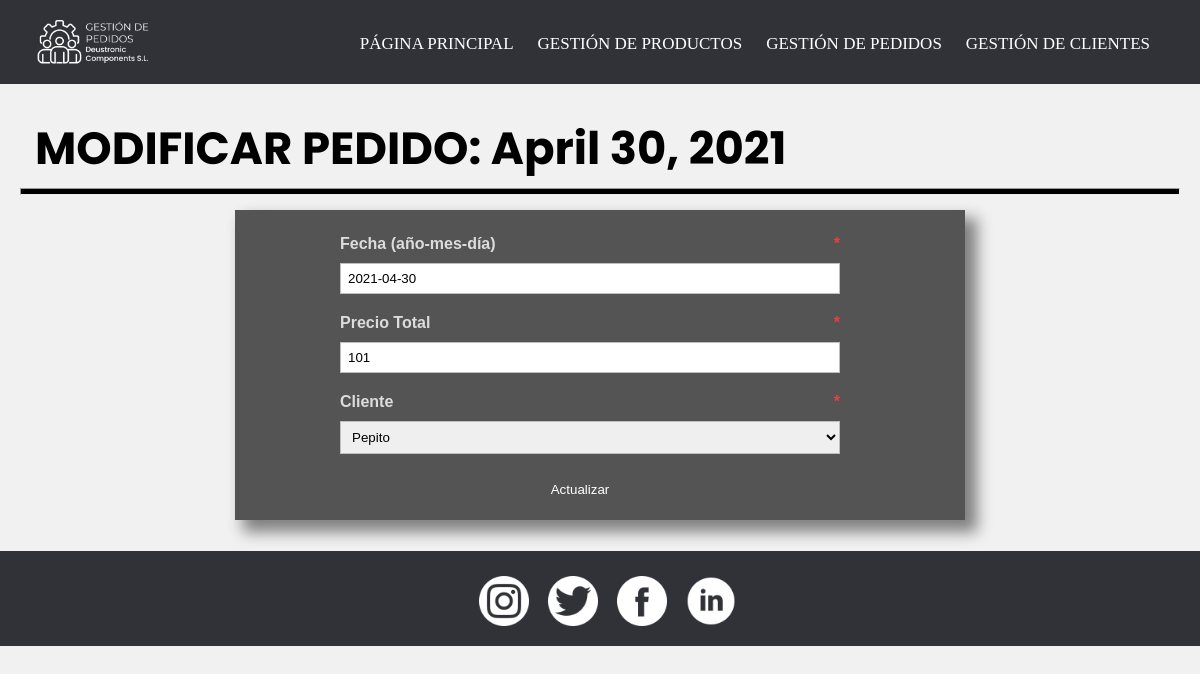
Page /gestionDePedidos/modificarPedido/1/ on the earlier database version.
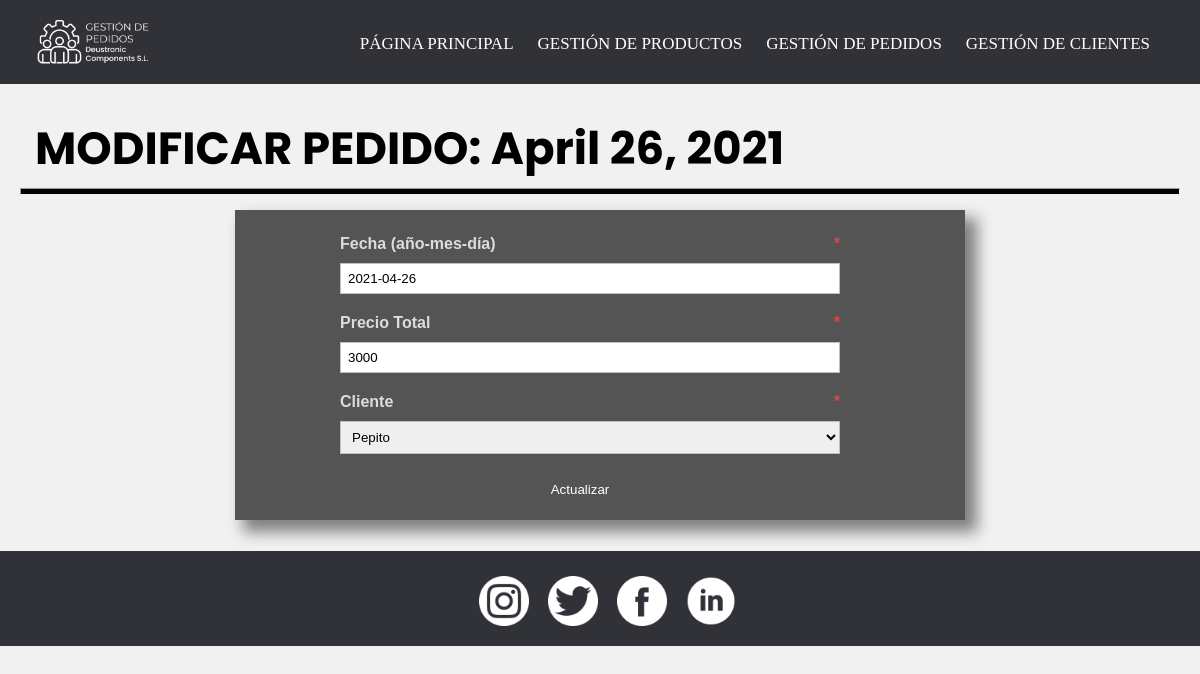
Same page on the later database version.
### appGestionDePedidos/models.py (models this page shows, shortened)
class Pedido(models.Model):
    fecha = models.DateField()
    precioTotal = models.IntegerField()
    cliente = models.ForeignKey(Cliente, on_delete=models.CASCADE) #para la recacion 1-n con cliente
    productos = models.ManyToManyField(Producto, through = 'Compone')#esto nos crea la tabla intermedia de la n-m invisible de pedido-producto

### appGestionDePedidos/views.py (the view)
# urls.py: path('modificarPedido/<int:pk>/', ModificarPedido.as_view(), name = 'modificarPedido'),
class ModificarPedido(UpdateView):
        model = Pedido
        template_name = 'modificarPedido.html'
        success_url = reverse_lazy('pagPrincipal')
        fields = {
                "fecha",
                "precioTotal",
                "cliente"
        }

### appGestionDePedidos/models.py (called while the page is built)
    def __str__(self):
        return self.nombre

### appGestionDePedidos/templates/modificarPedido.html (shortened to what this page needs)
{% extends "base.html" %}
{% load static %}
{% block content %}
    <header>
        <h2 class="pagSecundarias">MODIFICAR PEDIDO: {{ pedido.fecha }}</h2>
        <hr>
    </header>
    <form method="POST" action=".">
        <ul class="formularios">
            <li>
                <label for="id_Fecha">Fecha (año-mes-día) <span class="required">*</span></label>
                {{ form.fecha }}
            </li>
            <li>
                <label for="id_precioTotal">Precio Total<span class="required">*</span></label>
                {{ form.precioTotal }}
            </li>
            <li>
                <label for="id_cliente">Cliente <span class="required">*</span></label>
                {{ form.cliente }}
            </li>
        </ul>
        <input type="submit" value="Actualizar">
    </form>
{% endblock %}

Differences in the rows shown:
changed Pedido "Pepito": fecha "April 30, 2021" → "April 26, 2021"; fecha "2021-04-30" → "2021-04-26"; precioTotal "101" → "3000"
